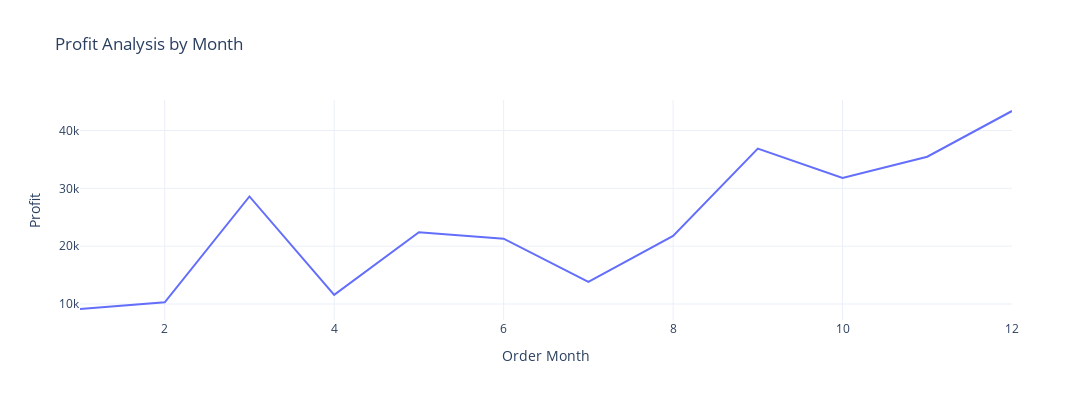

The cell this chart's notebook holds for it:
### Code cell
fig =px.line( profit_by_month,
              x = "Order Month",
              y = "Profit",
            title ="Profit Analysis by Month")

fig.update_layout(width=1100,height=400)

fig.show()

### Figure 1 — Plotly figure (JSON) as saved in the notebook; plotly's stock layout.template omitted (floating-point values rounded to 4 significant figures)
{"data": [{"hovertemplate": "Order Month=%{x}<br>Profit=%{y}<extra></extra>", "legendgroup": "", "line": {"color": "#636efa", "dash": "solid"}, "marker": {"symbol": "circle"}, "mode": "lines", "name": "", "orientation": "v", "showlegend": false, "type": "scatter", "x": [1, 2, 3, 4, 5, 6, 7, 8, 9, 10, 11, 12], "xaxis": "x", "y": [9134.0, 10290.0, 28590.0, 11590.0, 22410.0, 21290.0, 13830.0, 21780.0, 36860.0, 31780.0, 35470.0, 43370.0], "yaxis": "y"}], "layout": {"height": 400, "legend": {"tracegroupgap": 0}, "title": {"text": "Profit Analysis by Month"}, "width": 1100, "xaxis": {"anchor": "y", "autorange": true, "domain": [0, 1], "range": [1, 12], "title": {"text": "Order Month"}, "type": "linear"}, "yaxis": {"anchor": "x", "autorange": true, "domain": [0, 1], "range": [7233.0, 45270.0], "title": {"text": "Profit"}, "type": "linear"}}}
